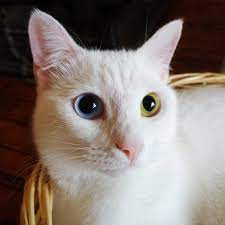
#> input picture cat.jpg, 225 x 225 px
$ python draw.py
#> lines starting #> are read from the running program, lines starting #| are printed output that depends on the picture
import cv2 as cv
import numpy as np

blank = np.zeros((500, 500, 3), dtype='uint8')
cv.imshow('Blank', blank)

# 1. Paint on the image a certain color.
blank[200:300, 300:400] = 0, 255, 0  # green color.
cv.imshow('Green', blank)
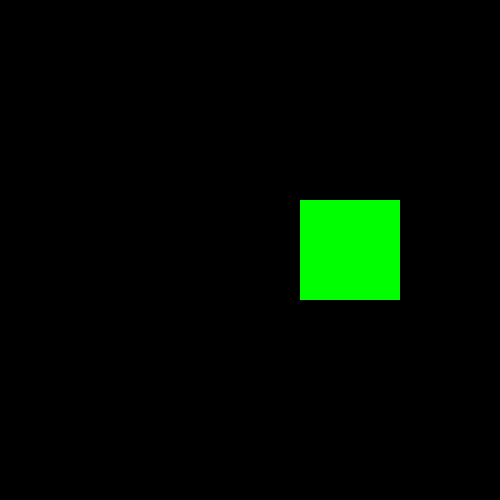
#> window 'Green': shape (500, 500, 3); mean B, G, R 0, 10.2, 0

# 2. Draw a rectangle.
cv.rectangle(blank, (0, 0), (blank.shape[1]//2, blank.shape[0]//2), (0, 255, 0), thickness=-1)
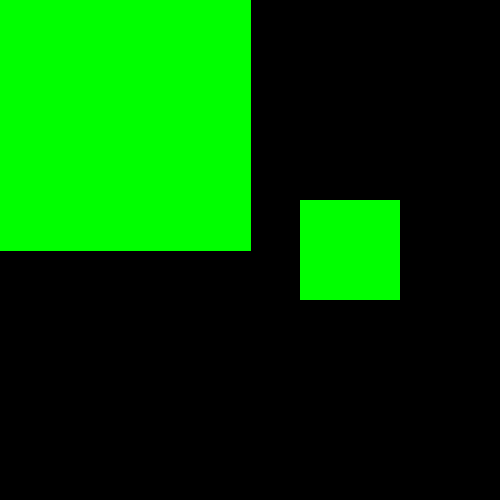
#> blank: shape (500, 500, 3); mean of channels 0, 1, 2 0, 74.5, 0; drawn as B, G, R
cv.imshow('Rectangle', blank)

# 3. Draw a circle.
cv.circle(blank, (blank.shape[1]//2, blank.shape[0]//2), 40, (0, 0, 255), thickness=4)
cv.imshow('Circle', blank)

# 4. Draw a line.
cv.line(blank, (0, 0), (blank.shape[1]//2, blank.shape[0]//2), (255, 255, 255), thickness=3)
cv.imshow('Line', blank)

# 5. Write texts on an image.
cv.putText(blank, 'Hello world!', (150, 250), cv.FONT_HERSHEY_TRIPLEX, 1.0, (0, 255, 0), thickness=2)
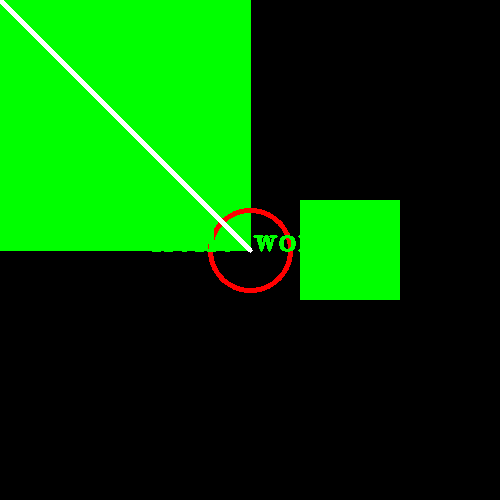
#> blank: shape (500, 500, 3); mean of channels 0, 1, 2 1.8, 74.7, 2.9; drawn as B, G, R
cv.imshow('Text', blank)

img = cv.imread('cat.jpg',)
#> img is the input picture: shape (225, 225, 3); mean B, G, R 115.4, 121.4, 133.3
cv.imshow('Cat', img)

cv.waitKey(0)
